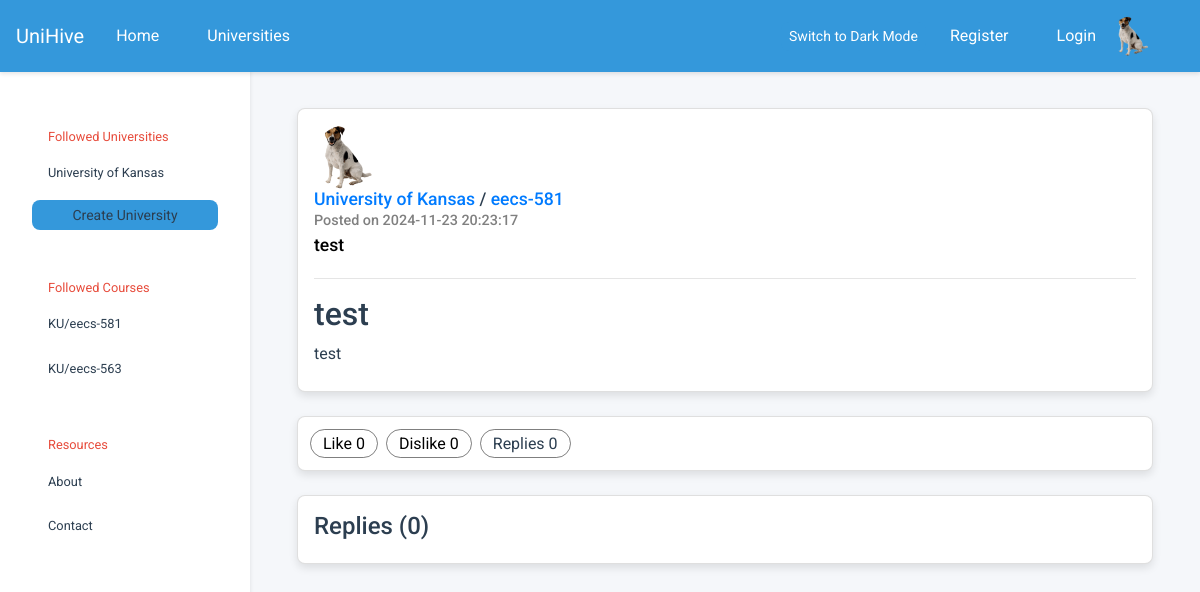
The app's page /u/KU/eecs-581/1, older data.
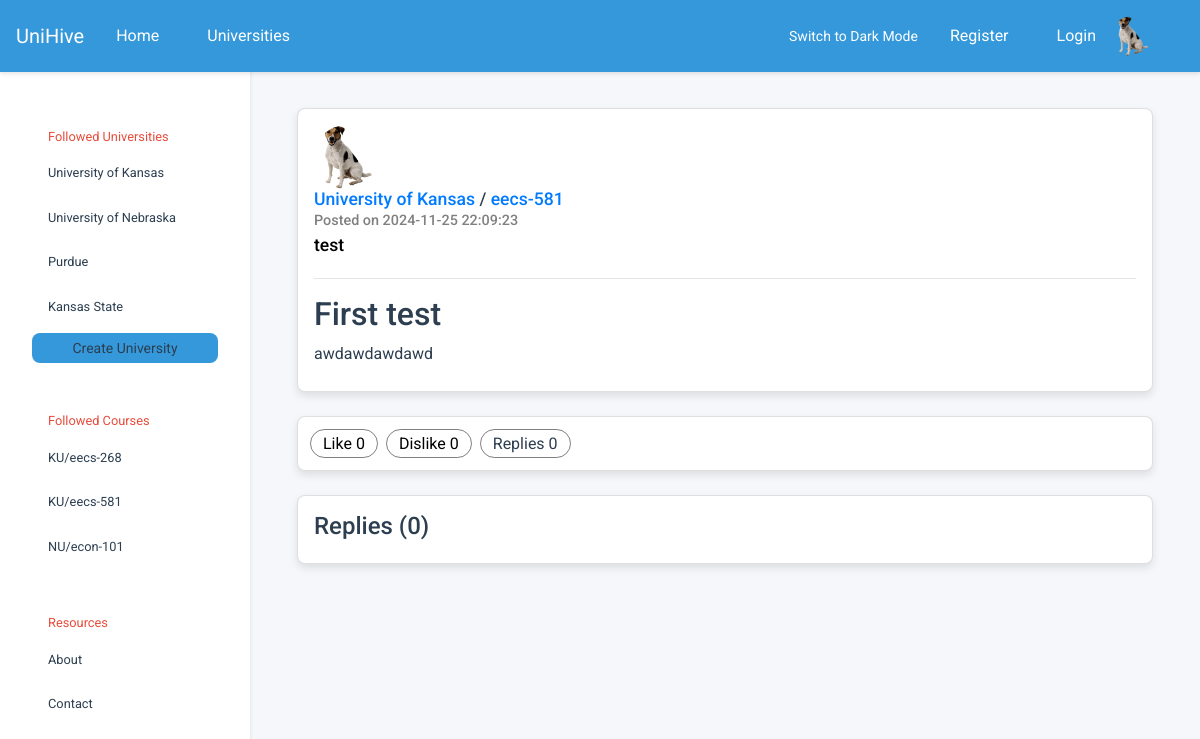
The same page, newer data.
### tables this page shows
CREATE TABLE universities (
            id          INTEGER PRIMARY KEY,
            created     TIMESTAMP DEFAULT CURRENT_TIMESTAMP NOT NULL,
            name        VARCHAR UNIQUE NOT NULL,
            acronym     VARCHAR UNIQUE,
            description VARCHAR,
            logo        VARCHAR
        );

CREATE TABLE courses (
            id            INTEGER PRIMARY KEY AUTOINCREMENT,
            created       TIMESTAMP DEFAULT CURRENT_TIMESTAMP NOT NULL,
            name          VARCHAR NOT NULL,
            description   VARCHAR,
            course_number VARCHAR,
            department    INTEGER,
            hours         INTEGER,
            university    INTEGER NOT NULL,
            popularity_score INTEGER DEFAULT 0 
        );

CREATE TABLE posts (
            id          INTEGER PRIMARY KEY,
            created     TIMESTAMP DEFAULT CURRENT_TIMESTAMP NOT NULL,
            title       VARCHAR NOT NULL,
            content     VARCHAR NOT NULL,
            author      INTEGER NOT NULL,
            author_id   INTEGER NOT NULL, 
            course      INTEGER NOT NULL,
            likes       INTEGER DEFAULT 0,
            dislikes    INTEGER DEFAULT 0,
            reply_count INTEGER DEFAULT 0,
            is_reply    BOOL DEFAULT FALSE,
            parent      INTEGER DEFAULT NULL
        );

### main.py (the view, shortened to what this page needs)
@app.route("/u/<university_acro>/<course_name>/<post_identifier>", methods=['GET', 'POST'])
def post(university_acro=None, course_name=None, post_identifier=None):
    university = University.get_university_by_acronym(university_acro)
    course     = Course.get_course_by_name_combined(university, course_name)
    post = Post.get_post_by_title(post_identifier, course)
    if post is None:
        post = Post.get_post_by_id(post_identifier)
    if post is None:
        return render_template("404.html"), 404
    return render_template("post.html", post=post)

### course.py (called while the page is built)
    @staticmethod
    def get_course_by_id(id: int):
        params = query(
            f"SELECT {COURSE_PARAMS} FROM courses WHERE id = ?",
            (id,),
            count = 1
        )
        if not params: return None # Course not found
        return Course(*params)     # Construct course object

    @staticmethod
    def get_course_by_name_combined(university: University, name_combined: str):
        params = query(
            f"""
                SELECT {COURSE_PARAMS} FROM courses
                INNER JOIN departments
                ON courses.department = departments.id
                WHERE courses.university = ?
                AND (departments.abbreviation || '-' || courses.course_number) = ?;
            """,
            (university.id, name_combined.upper()),
            count = 1
        )
        if not params: return None # Course not found
        return Course(*params)     # Construct course object

### main.py (called while the page is built)
@app.context_processor
def inject_default():
    return dict(
        USERS   = USERS,
        SESSION = SESSION,
        active  = None
    )

### templates/post.html (shortened to what this page needs)
{% extends 'base.html' %}
{% block content_main %}
<link rel="stylesheet" href="{{url_for('static', filename='post.css')}}" />
<div id="post-card" class="card padded">
    <div id="author-box" class="horizontal">
        {% if post.author.profile_img %}
        <img
        src="{{ post.author.profile_img }}"
        class="rounded-circle profile-picture"
        alt="Profile Picture"
        />
        {% else %}
        <img
        src="{{ url_for('static', filename='profile_pic.jpg') }}"
        class="rounded-circle profile-picture"
        alt="Default Profile Picture"
        />
        {% endif %}
        <div class="vertical-center">
            <h4 class="source">
                <a href="{{url_for('university', university_acro=post.course.university.acronym)}}">
                    {{post.course.university.name}}
                </a>
                /
                <a href="{{url_for('course', university_acro=post.course.university.acronym, course=post.course.name_combined)}}">
                    {{post.course.name_combined}}
                </a>
            </h4>
            <h5 class="date">Posted on {{post.created}}</h5>
            {% if post.author is not none %}
            <h5 class="author">{{post.author.username}}</h5>
            {% else %}
            <h5 class="side">[Deleted]</h5>
            {% endif %}
        </div>
    </div>
    <hr>
    <h2 id="post-title">{{post.title}}</h2>
    <p id="post-content">{{post.content}}</p>
</div>
<div id="info-card" class="card">
    <div>
        <div>
            <form action="{{post.title}}" method="POST">
            <button class="bubble" type="submit" name="like-btn" value="{{post.id}}">
                <span>Like</span>
                <span>{{post.likes}}</span>
            </button>
            </form>
        </div>
        <div>
            <form action="{{post.title}}" method="POST">
            <button class="bubble" type="submit" name="dislike-btn" value="{{post.id}}">
                <span>Dislike</span>
                <span>{{post.dislikes}}</span>
            </button>
            </form>
        </div>
        <div>
            <div class="bubble">
                <span>Replies {{post.replies | length}}</span>
            </div>
        </div>
    </div>
</div>
<div id="reply-card" class="card padded">
    <h4 id="reply-header">Replies <span>({{post.replies | length}})</span></h4>
</div>
{% endblock %}

### templates/base.html (shortened to what this page needs)
<!doctype html>
<html lang="en">
  <head>
    <link
      rel="stylesheet"
      href="https://cdn.jsdelivr.net/npm/bootstrap@4.0.0/dist/css/bootstrap.min.css"
    />
    <link rel="stylesheet" href="{{url_for('static', filename='main.css')}}" />
  </head>
  <body>
    <nav class="navbar navbar-expand-lg navbar-custom fixed-top">
      <div class="container-fluid">
        <div class="d-flex align-items-center">
          <a class="navbar-brand" href="/">UniHive</a>
          <div class="collapse navbar-collapse" id="navbarNavDropdown">
            <ul class="navbar-nav">
              <li class="nav-item">
                <a class="nav-link" href="{{ url_for('home') }}">Home</a>
              </li>
              <li class="nav-item">
                <a class="nav-link" href="#">Universities</a>
              </li>
            </ul>
          </div>
        </div>
        <div class="d-flex align-items-center">
          <button id="theme-toggle" class="btn btn-outline-light btn-sm me-2">
          </button>
          {% if SESSION.current_user_id %}
          <span class="text-light mr-3"
            >Logged in, {{ USERS[SESSION.current_user_id].username }}</span
          >
          <a
            href="{{ url_for('profile') }}"
            class="btn btn-outline-light btn-sm me-2"
            >Profile</a
          >
          <a
            href="{{ url_for('logout') }}"
            class="btn btn-outline-light btn-sm me-2"
            >Logout</a
          >
          <img
            src="{{ url_for('static', filename='profile_pic.jpg') }}"
            class="rounded-circle profile-img"
            alt="Profile"
          />
          {% else %}
          <a class="nav-link" href="{{ url_for('register') }}">Register</a>
          <a
            class="nav-link d-flex align-items-center gap-2"
            href="{{ url_for('login') }}"
          >
            <span>Login</span>
            <img
              src="{{ url_for('static', filename='profile_pic.jpg') }}"
              class="rounded-circle profile-img"
              alt="Default Profile"
            />
          </a>
          {% endif %}
        </div>
      </div>
    </nav>
    <div class="sidebar">
      <div class="sidebar-header">Followed Universities</div>
      {% for followed_university in
      USERS[SESSION.current_user_id].followed_universities %}
      <a
        href="{{url_for('university', university_acro=followed_university.acronym)}}"
        >{{followed_university.name}}</a
      >
      {% endfor %} {% block sidebar_content %} {% endblock %}
      <a
        href="{{url_for('create_university')}}"
        class="btn navbar-toggler btn-sm text-center"
        role="button"
        aria-disabled="true"
        >Create University</a
      >
      <div class="sidebar-header">Followed Courses</div>
      {% for followed_course in USERS[SESSION.current_user_id].followed_courses
      %}
      <a
        href="{{url_for('course', university_acro=followed_course.university.acronym, course=followed_course.name_combined)}}"
        >{{followed_course.university.acronym}}/{{followed_course.name_combined}}</a
      >
      {% endfor %}
      <div class="sidebar-header">Resources</div>
      <a href="#">About</a>
      <a href="#">Contact</a>
    </div>
    <div class="content">
      <div class="container">
        {% block content_main %} {% endblock %}
      </div>
    </div>
  </body>
</html>

Row changes from the older to the newer data that the page shows:
now on this page (row edited): universities: name "University of Nebraska"
added universities: name "Purdue"
added universities: name "Kansas State"
changed courses (number 1 of 3 on the later page): name_combined "eecs-563" → "eecs-268"; moves up the list
added courses: university.acronym "NU", name_combined "econ-101"
changed posts: created "2024-11-23 20:23:17" → "2024-11-25 22:09:23"; title "test" → "First test"; content "test" → "awdawdawdawd"
